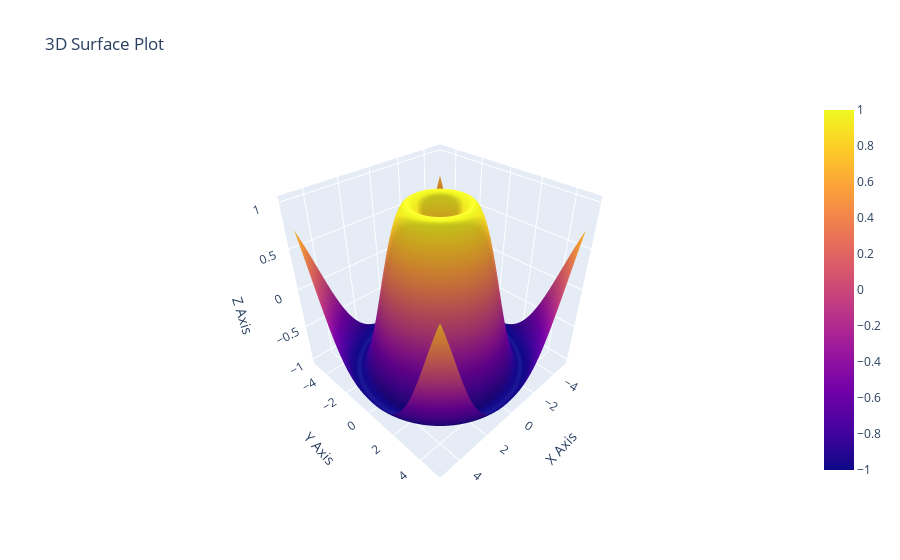

Here is the notebook cell this chart was saved with:
### Code cell
data = { 
    'X': x.flatten(), 
    'Y': y.flatten(), 
    'Z': z.flatten() 
}
fig = go.Figure(data=[go.Surface(z=Z, x=X, y=Y)])
fig.update_layout(title="3D Surface Plot", scene=dict(
                    xaxis_title='X Axis',
                    yaxis_title='Y Axis',
                    zaxis_title='Z Axis'))
fig.show()

### Figure 1 — Plotly figure (JSON) as saved in the notebook; plotly's stock layout.template omitted (floating-point values rounded to 4 significant figures; data arrays with more than 128 entries replaced by an {"elided": "..."} marker saying what was removed)
{"data": [{"type": "surface", "x": {"elided": "100x100 float values"}, "y": {"elided": "100x100 float values"}, "z": {"elided": "100x100 float values"}}], "layout": {"autosize": true, "scene": {"aspectmode": "auto", "aspectratio": {"x": 1, "y": 1, "z": 1}, "camera": {"center": {"x": 0, "y": 0, "z": 0}, "eye": {"x": 1.318, "y": 1.318, "z": 1.318}, "projection": {"type": "perspective"}, "up": {"x": 0, "y": 0, "z": 1}}, "xaxis": {"title": {"text": "X Axis"}, "type": "linear"}, "yaxis": {"title": {"text": "Y Axis"}, "type": "linear"}, "zaxis": {"title": {"text": "Z Axis"}, "type": "linear"}}, "title": {"text": "3D Surface Plot"}}}
